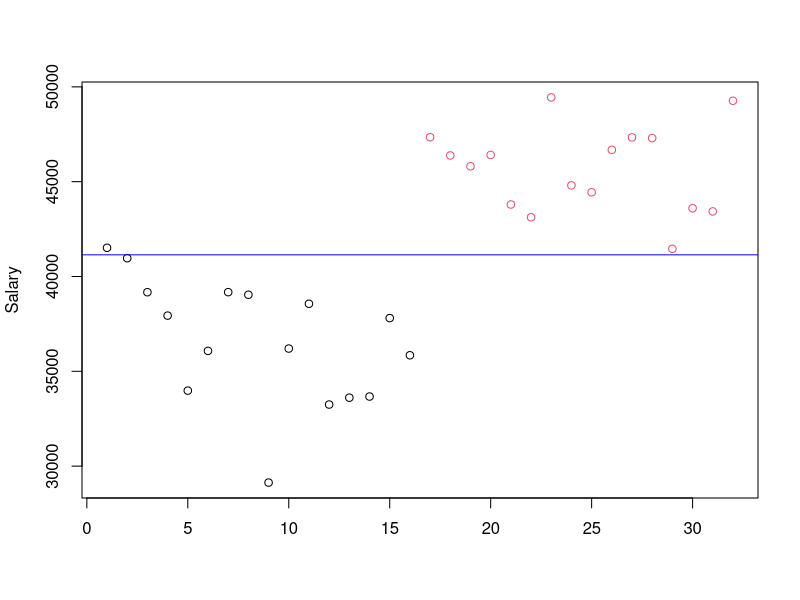
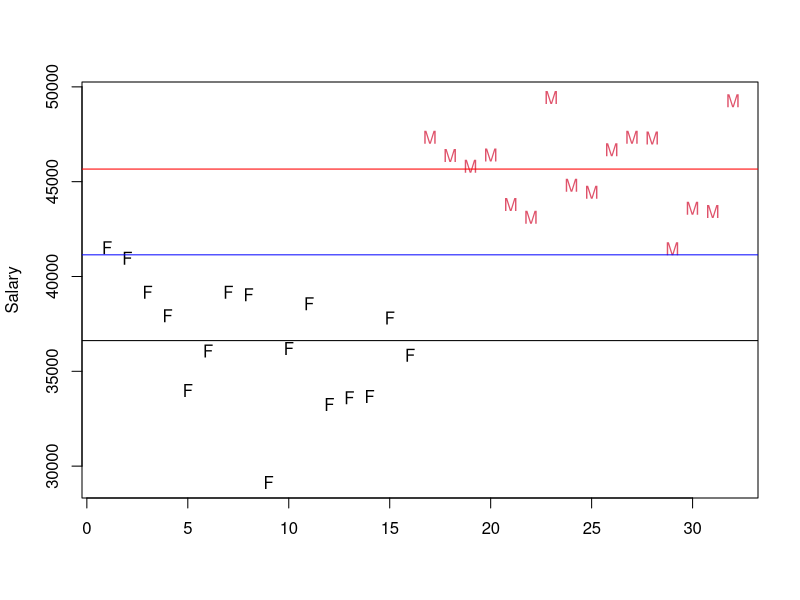
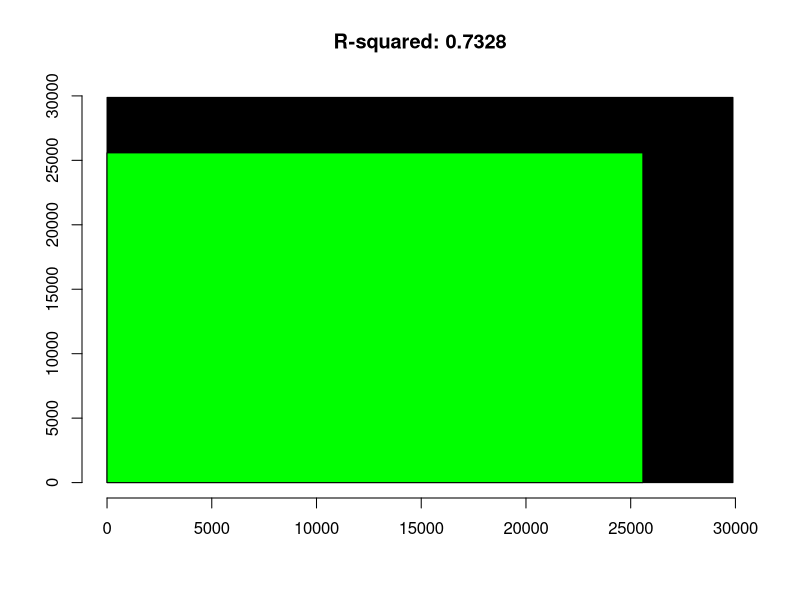

These figures' R source, in order:
## ---- chunk 1
OregonSalaries <- structure(list(Obs = 1:32, Salary = c(41514.38701, 40964.06985, 
39170.19178, 37936.57206, 33981.77752, 36077.27107, 39174.05733, 
39037.372, 29131.74865, 36200.44592, 38561.3987, 33247.92306, 
33609.4874, 33669.22275, 37805.83017, 35846.13454, 47342.65909, 
46382.3851, 45812.91029, 46409.65664, 43796.05285, 43124.02135, 
49443.81792, 44805.79217, 44440.32001, 46679.59218, 47337.09786, 
47298.72531, 41461.0474, 43598.293, 43431.18499, 49266.41189), 
    Gender = structure(c(1L, 1L, 1L, 1L, 1L, 1L, 1L, 1L, 1L, 
    1L, 1L, 1L, 1L, 1L, 1L, 1L, 2L, 2L, 2L, 2L, 2L, 2L, 2L, 2L, 
    2L, 2L, 2L, 2L, 2L, 2L, 2L, 2L), .Label = c("Female", "Male"
    ), class = "factor")), .Names = c("Obs", "Salary", "Gender"
), class = "data.frame", row.names = c(NA, -32L))
black.box.maker <- function(mod1) {
            d1 <- dim(mod1$model)[[1]]
            sumsq1 <- var(mod1$model[,1], na.rm=TRUE)*(d1-1)
            rt1 <- sqrt(sumsq1)
            sumsq2 <- var(mod1$fitted.values, na.rm=TRUE)*(d1-1)
            rsquare <- round(sumsq2/sumsq1, digits=4)
            rt2 <- sqrt(sumsq2)
            plot(x=NA, y=NA, xlim=c(0,rt1), ylim=c(0,rt1), main=paste("R-squared:",rsquare), xlab="", ylab="", bty="n", cex=0.5)
            polygon(x=c(0,0,rt1,rt1), y=c(0,rt1,rt1,0), col="black")
            polygon(x=c(0,0,rt2,rt2), y=c(0,rt2,rt2,0), col="green")
            }
## ---- chunk 2
plot(y=OregonSalaries$Salary, x=c(1:32), ylab="Salary", col=as.factor(OregonSalaries$Gender), xlab="")
abline(h=mean(OregonSalaries$Salary), col="blue")
## ---- chunk 3
plot(y=OregonSalaries$Salary, x=c(1:32), ylab="Salary", col=as.factor(OregonSalaries$Gender), xlab="", pch=c(rep("F",16),rep("M",16)))
abline(h=mean(OregonSalaries$Salary), col="blue")
abline(h=mean(subset(OregonSalaries, Gender=="Female")$Salary, na.rm=T), col="black")
abline(h=mean(subset(OregonSalaries, Gender=="Male")$Salary, na.rm=T), col="red")
## ---- chunk 4
mod1 <- lm(Salary~Gender, data=OregonSalaries)
black.box.maker(mod1)
summary(mod1)
anova(mod1)
